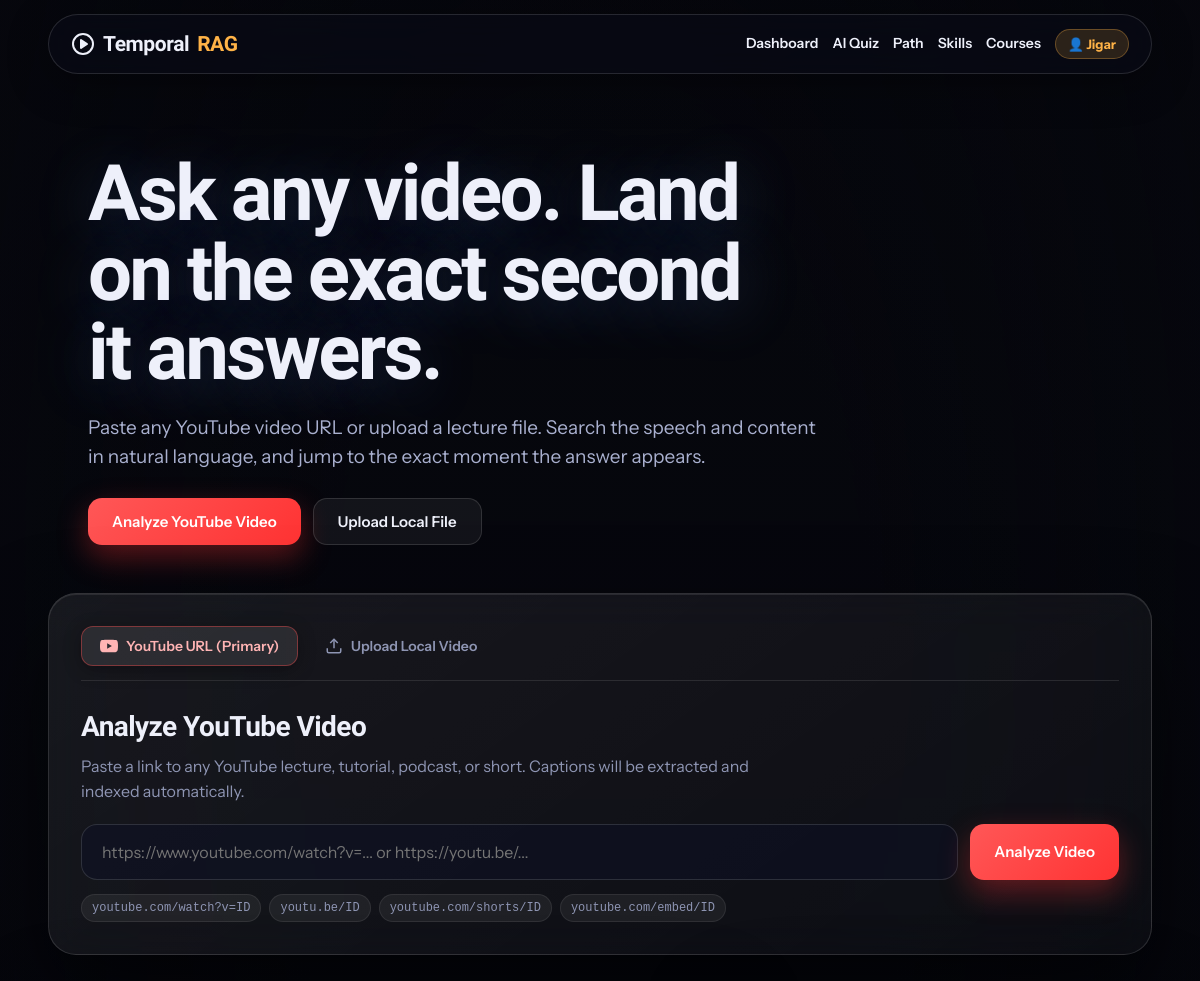
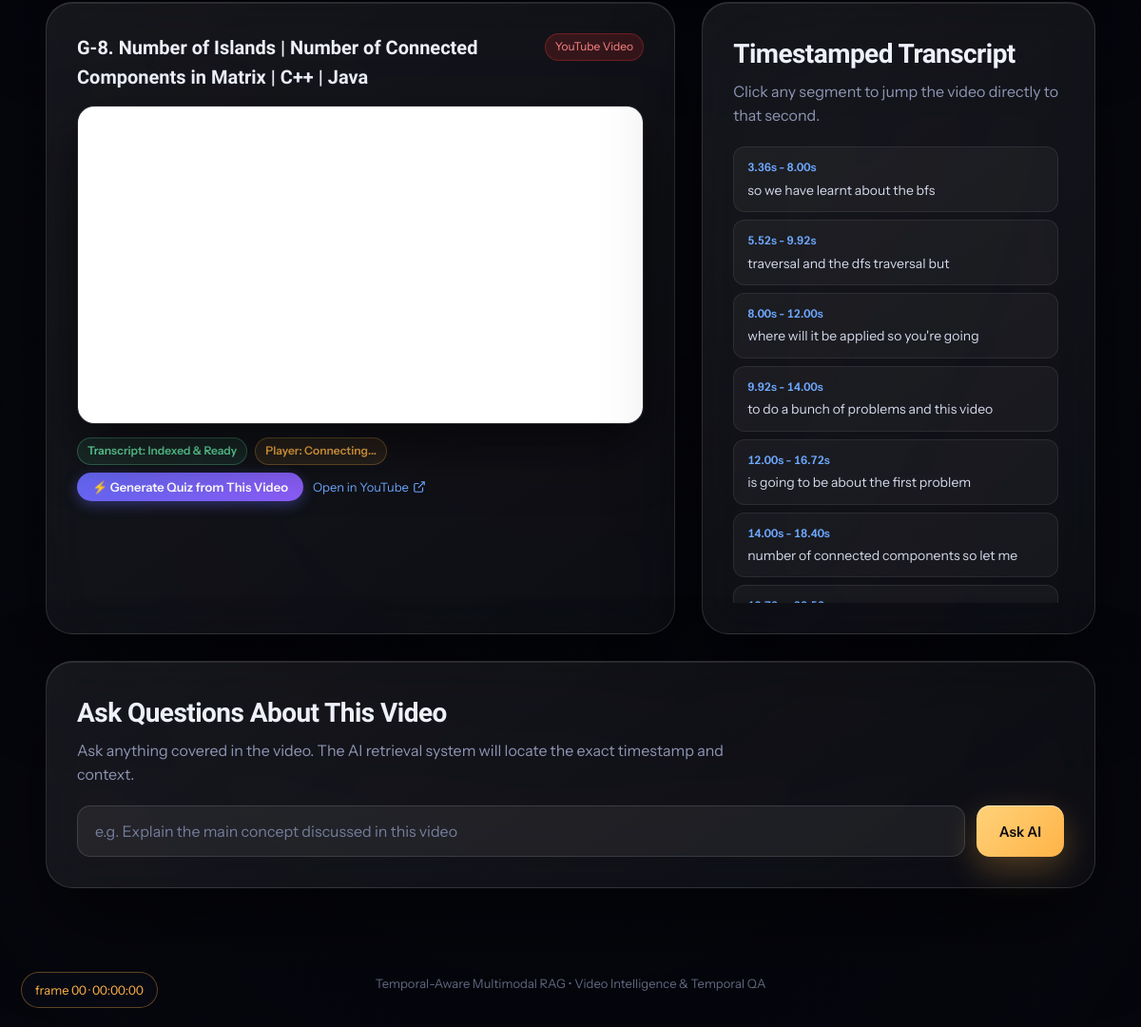
The page / (signed in) on the database its author committed (2 pictures, top to bottom).
### models/database.py (models this page shows, shortened)
class User(db.Model):
    __tablename__ = "users"
    id = db.Column(db.Integer, primary_key=True)
    full_name = db.Column(db.String(120), nullable=False)
    email = db.Column(db.String(150), unique=True, nullable=False, index=True)
    password_hash = db.Column(db.String(255), nullable=False)
    account_status = db.Column(db.String(30), default="active")  # 'active', 'suspended', 'inactive'
    created_at = db.Column(db.DateTime, default=datetime.utcnow)
    profile = db.relationship("UserProfile", backref="user", uselist=False, cascade="all, delete-orphan")
    video_sessions = db.relationship("VideoLearningSession", backref="user", lazy="dynamic", cascade="all, delete-orphan")
    quizzes = db.relationship("Quiz", backref="user", lazy="dynamic", cascade="all, delete-orphan")
    quiz_attempts = db.relationship("QuizAttempt", backref="user", lazy="dynamic", cascade="all, delete-orphan")
    skills = db.relationship("UserSkill", backref="user", lazy="dynamic", cascade="all, delete-orphan")
    courses = db.relationship("UserCourse", backref="user", lazy="dynamic", cascade="all, delete-orphan")
    learning_paths = db.relationship("LearningPath", backref="user", lazy="dynamic", cascade="all, delete-orphan")

class VideoLearningSession(db.Model):
    __tablename__ = "video_learning_sessions"
    id = db.Column(db.Integer, primary_key=True)
    user_id = db.Column(db.Integer, db.ForeignKey("users.id"), nullable=True, index=True)
    source_id = db.Column(db.String(120), nullable=False, index=True)  # e.g., 'yt_xyz' or 'local_lecture.mp4'
    video_type = db.Column(db.String(30), default="local")  # 'youtube' or 'local'
    title = db.Column(db.String(255), default="Untitled Video")
    video_url = db.Column(db.String(500), default="")
    thumbnail = db.Column(db.String(500), default="")
    duration = db.Column(db.Float, default=0.0)
    transcript_source = db.Column(db.String(50), default="whisper")
    transcript_json = db.Column(db.Text, default="[]")
    processing_status = db.Column(db.String(30), default="completed")
    created_at = db.Column(db.DateTime, default=datetime.utcnow)
    quizzes = db.relationship("Quiz", backref="video_session", lazy="dynamic")
    def get_segments(self) -> list:
        try:
            return json.loads(self.transcript_json) if self.transcript_json else []
        except Exception:
            return []

### app.py (the view)
@app.route("/")
def home():
    active_video = get_active_video()
    if active_video:
        yt_id = active_video.get("video_id")
        embed_url = active_video.get("embed_url") or (f"https://www.youtube.com/embed/{yt_id}" if yt_id else None)
        return render_template(
            "index.html",
            video_type=active_video.get("type", "local"),
            source_id=active_video.get("id"),
            filename=active_video.get("filename") or active_video.get("title"),
            video_title=active_video.get("title"),
            video_url=active_video.get("video_url") or active_video.get("url"),
            youtube_id=yt_id,
            youtube_embed_url=embed_url,
            video_thumbnail=active_video.get("thumbnail"),
            video_duration=active_video.get("duration"),
            transcript=active_video.get("segments", [])
        )
    return render_template("index.html")

### app.py (called while the page is built)
@app.context_processor
def inject_globals():
    from auth.auth_manager import get_current_user
    return {
        "current_user": get_current_user()
    }

### auth/auth_manager.py (called while the page is built)
def get_current_user() -> User | None:
    try:
        user_id = session.get("user_id")
    except RuntimeError:
        user_id = None
    if not user_id:
        return None
    try:
        return db.session.get(User, user_id)
    except Exception:
        return None

### templates/index.html (shortened to what this page needs)
<!DOCTYPE html>
<html lang="en">
<head>
</head>
<body>
    <canvas id="scene" aria-hidden="true"></canvas>
    <div class="vignette"></div>
    <div class="hud" id="hud" aria-hidden="true">frame 00 · 00:00:00</div>
    <div class="nav-wrap">
        <nav>
            <a href="/" class="logo" style="text-decoration: none; color: inherit;">
                <svg width="24" height="24" viewBox="0 0 24 24" fill="none" stroke="currentColor" stroke-width="2" stroke-linecap="round" stroke-linejoin="round">
                    <circle cx="12" cy="12" r="10"></circle>
                    <polygon points="10 8 16 12 10 16 10 8" fill="currentColor"></polygon>
                </svg>
                Temporal<span>RAG</span>
            </a>
            <div style="display: flex; align-items: center; gap: 14px; flex-wrap: wrap;">
                <a href="{{ url_for('learning_routes.dashboard') }}" style="color: var(--text); text-decoration: none; font-size: 14px; font-weight: 600;">Dashboard</a>
                <a href="{{ url_for('learning_routes.quiz_generator') }}" style="color: var(--text); text-decoration: none; font-size: 14px; font-weight: 600;">AI Quiz</a>
                <a href="{{ url_for('learning_routes.learning_path_view') }}" style="color: var(--text); text-decoration: none; font-size: 14px; font-weight: 600;">Path</a>
                <a href="{{ url_for('learning_routes.skills_overview') }}" style="color: var(--text); text-decoration: none; font-size: 14px; font-weight: 600;">Skills</a>
                <a href="{{ url_for('learning_routes.courses_view') }}" style="color: var(--text); text-decoration: none; font-size: 14px; font-weight: 600;">Courses</a>
                {% if current_user %}
                <a href="{{ url_for('auth_routes.profile') }}" style="color: var(--amber); text-decoration: none; font-size: 13px; font-weight: 700; padding: 4px 12px; border-radius: 99px; background: rgba(255, 179, 71, 0.15); border: 1px solid rgba(255, 179, 71, 0.3);">
                    👤 {{ (current_user.full_name.split()[0]) if (current_user.full_name and current_user.full_name.split()) else (current_user.email.split('@')[0] if current_user.email else 'Profile') }}
                </a>
                {% else %}
                <a href="{{ url_for('auth_routes.login') }}" class="badge" style="text-decoration: none; color: #fff; background: rgba(99, 102, 241, 0.3); border-color: rgba(99, 102, 241, 0.5);">
                    Log In / Sign Up
                </a>
                {% endif %}
            </div>
        </nav>
    </div>
    <header class="hero">
        <h1>Ask any video. Land on the exact second it answers.</h1>
        <p>
            Paste any YouTube video URL or upload a lecture file. Search the speech and content in natural language, and jump to the exact moment the answer appears.
        </p>
        <div class="hero-actions">
            <a class="btn yt-btn" href="#inputSection">Analyze YouTube Video</a>
            <a class="btn ghost" href="#inputSection" onclick="switchTab('local')">Upload Local File</a>
        </div>
    </header>
    <main class="container">
        <section class="glass-card" id="inputSection">
            <div class="tab-nav">
                <button type="button" class="tab-btn active yt-tab" id="tabYtBtn" onclick="switchTab('youtube')">
                    YouTube URL (Primary)
                </button>
                <button type="button" class="tab-btn" id="tabLocalBtn" onclick="switchTab('local')">
                    <svg width="18" height="18" viewBox="0 0 24 24" fill="none" stroke="currentColor" stroke-width="2">
                        <path d="M21 15v4a2 2 0 0 1-2 2H5a2 2 0 0 1-2-2v-4"></path>
                        <polyline points="17 8 12 3 7 8"></polyline>
                        <line x1="12" y1="3" x2="12" y2="15"></line>
                    </svg>
                    Upload Local Video
                </button>
            </div>
            <div class="tab-pane active" id="paneYoutube">
                <h2 class="section-title">Analyze YouTube Video</h2>
                <p class="section-description">
                    Paste a link to any YouTube lecture, tutorial, podcast, or short. Captions will be extracted and indexed automatically.
                </p>
                <form id="youtubeForm" action="/process_youtube" method="POST" data-loading="Analyzing YouTube Video" data-loading-text="Validating video URL, retrieving captions, and indexing timestamps...">
                    <div class="yt-input-wrap">
                        <input class="yt-input" type="text" id="youtubeUrlInput" name="youtube_url" placeholder="https://www.youtube.com/watch?v=... or https://youtu.be/..." required>
                        <button class="btn yt-btn" type="submit" id="analyzeYtBtn">Analyze Video</button>
                    </div>
                    <div class="format-pills">
                        <span class="pill">youtube.com/watch?v=ID</span>
                        <span class="pill">youtu.be/ID</span>
                        <span class="pill">youtube.com/shorts/ID</span>
                        <span class="pill">youtube.com/embed/ID</span>
                    </div>
                </form>
            </div>
        </section>
        {% if video_type or transcript %}
        <div class="workspace" id="playerArea">
            <section class="glass-card">
                <div class="video-header">
                    <div class="video-meta-title">{{ video_title|default(filename)|default("Active Video") }}</div>
                    {% if video_type == "youtube" %}
                    <span class="video-badge-pill badge-yt">YouTube Video</span>
                    {% else %}
                    <span class="video-badge-pill badge-local">Local File</span>
                    {% endif %}
                </div>
                <div class="video-container" id="videoContainer">
                    {% if video_type == "youtube" and youtube_id %}
                    <div id="playerLoading" class="player-loading">
                        <span>Initializing YouTube Player...</span>
                    </div>
                    <iframe id="ytPlayer"
                            class="youtube-iframe"
                            src="{{ youtube_embed_url|default('https://www.youtube.com/embed/' ~ youtube_id) }}?enablejsapi=1&origin={{ request.host_url|default('http://127.0.0.1:5000')|trim('/') }}&rel=0&playsinline=1"
                            title="{{ video_title|default('YouTube video player') }}"
                            allow="accelerometer; autoplay; clipboard-write; encrypted-media; gyroscope; picture-in-picture; web-share"
                            allowfullscreen>
                    </iframe>
                    {% elif video_url %}
                    <video id="videoPlayer" class="local-video-player" controls>
                        <source src="{{ video_url }}" type="video/mp4">
                        Your browser does not support HTML5 video playback.
                    </video>
                    {% endif %}
                </div>
                <div class="video-actions-bar">
                    <div class="status-tags">
                        <span class="status-badge status-ok">Transcript: Indexed & Ready</span>
                        {% if video_type == "youtube" %}
                        <span class="status-badge status-warn" id="playerStatusBadge">Player: Connecting...</span>
                        {% else %}
                        <span class="status-badge status-ok" id="playerStatusBadge">Player: Ready</span>
                        {% endif %}
                    </div>
                    <div style="display: flex; align-items: center; gap: 10px; flex-wrap: wrap;">
                        <a href="{{ url_for('learning_routes.quiz_generator') }}" class="btn" style="background: linear-gradient(135deg, #6366f1, #8b5cf6); color: #fff; text-decoration: none; font-size: 13px; padding: 7px 16px; border-radius: 99px; box-shadow: 0 4px 14px rgba(99, 102, 241, 0.4);">
                            ⚡ Generate Quiz from This Video
                        </a>
                        {% if video_type == "youtube" and youtube_id %}
                        <a class="external-link" href="https://www.youtube.com/watch?v={{ youtube_id }}" target="_blank" rel="noopener noreferrer">
                            Open in YouTube
                            <svg width="14" height="14" viewBox="0 0 24 24" fill="none" stroke="currentColor" stroke-width="2"><path d="M18 13v6a2 2 0 0 1-2 2H5a2 2 0 0 1-2-2V8a2 2 0 0 1 2-2h6"></path><polyline points="15 3 21 3 21 9"></polyline><line x1="10" y1="14" x2="21" y2="3"></line></svg>
                        </a>
                        {% endif %}
                    </div>
                </div>
            </section>
            {% if transcript %}
            <section class="glass-card">
                <h2 class="section-title">Timestamped Transcript</h2>
                <p class="section-description">Click any segment to jump the video directly to that second.</p>
                <div class="transcript-box" id="transcriptBox">
                    {% for segment in transcript %}
                    <button type="button" class="seg" data-start="{{ segment.start }}" data-end="{{ segment.end }}" onclick="seekToSeconds({{ segment.start }})">
                        <div class="timestamp">
                            {{ "%.2f"|format(segment.start) }}s - {{ "%.2f"|format(segment.end) }}s
                        </div>
                        <div class="transcript-text">{{ segment.text }}</div>
                    </button>
                    {% endfor %}
                </div>
            </section>
            {% endif %}
        </div>
        {% endif %}
        <section class="glass-card" id="askSection">
            <h2 class="section-title">Ask Questions About This Video</h2>
            <p class="section-description">
            </p>
            <form id="askForm" action="/ask" method="POST">
                <div class="ask-row">
                    <input class="question-input" type="text" id="questionInput" name="question" placeholder="e.g. Explain the main concept discussed in this video" value="{{ question|default('') }}" required>
                    <button class="btn" type="submit" id="askSubmitBtn">Ask AI</button>
                </div>
            </form>
        </section>
    </main>
    <footer>Temporal-Aware Multimodal RAG • Video Intelligence & Temporal QA</footer>
</body>
</html>

### rows shown on the page
User: full_name "Jigar"
VideoLearningSession: title "G-8. Number of Islands | Number of Connected Components in Matrix | C++ | Java"

### other values the page prints
{{ "%.2f"|format(segment.start) }} "3.36" "5.52" "8.00" "9.92" "12.00" "14.00"
{{ "%.2f"|format(segment.end) }} "8.00" "9.92" "12.00" "14.00" "16.72" "18.40"
{{ segment.text }} "so we have learnt about the bfs" "traversal and the dfs traversal but" "where will it be applied so you're going" "to do a bunch of problems and this video" "is going to be about the first problem" "number of connected components so let me"
